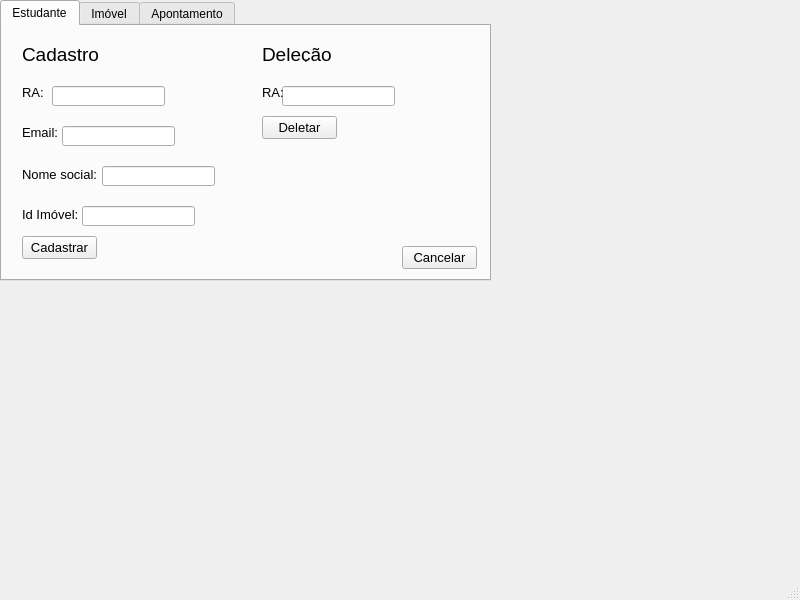
<?xml version="1.0" encoding="UTF-8"?>
<ui version="4.0">
 <class>MainWindow</class>
 <widget class="QMainWindow" name="MainWindow">
  <property name="geometry">
   <rect>
    <x>0</x>
    <y>0</y>
    <width>800</width>
    <height>600</height>
   </rect>
  </property>
  <property name="windowTitle">
   <string>MainWindow</string>
  </property>
  <widget class="QWidget" name="centralwidget">
   <widget class="QTabWidget" name="tabWidget">
    <property name="geometry">
     <rect>
      <x>0</x>
      <y>0</y>
      <width>491</width>
      <height>281</height>
     </rect>
    </property>
    <property name="currentIndex">
     <number>0</number>
    </property>
    <widget class="QWidget" name="tab_estudante">
     <attribute name="title">
      <string>Estudante</string>
     </attribute>
     <widget class="QLineEdit" name="ra">
      <property name="geometry">
       <rect>
        <x>50</x>
        <y>60</y>
        <width>113</width>
        <height>20</height>
       </rect>
      </property>
     </widget>
     <widget class="QLabel" name="label">
      <property name="geometry">
       <rect>
        <x>20</x>
        <y>60</y>
        <width>47</width>
        <height>13</height>
       </rect>
      </property>
      <property name="font">
       <font>
        <pointsize>10</pointsize>
       </font>
      </property>
      <property name="text">
       <string>RA:</string>
      </property>
     </widget>
     <widget class="QLineEdit" name="email">
      <property name="geometry">
       <rect>
        <x>60</x>
        <y>100</y>
        <width>113</width>
        <height>20</height>
       </rect>
      </property>
     </widget>
     <widget class="QLabel" name="label_2">
      <property name="geometry">
       <rect>
        <x>20</x>
        <y>100</y>
        <width>47</width>
        <height>13</height>
       </rect>
      </property>
      <property name="font">
       <font>
        <pointsize>10</pointsize>
       </font>
      </property>
      <property name="text">
       <string>Email:</string>
      </property>
     </widget>
     <widget class="QLineEdit" name="nome_social">
      <property name="geometry">
       <rect>
        <x>100</x>
        <y>140</y>
        <width>113</width>
        <height>20</height>
       </rect>
      </property>
     </widget>
     <widget class="QLabel" name="label_3">
      <property name="geometry">
       <rect>
        <x>20</x>
        <y>140</y>
        <width>81</width>
        <height>16</height>
       </rect>
      </property>
      <property name="font">
       <font>
        <pointsize>10</pointsize>
       </font>
      </property>
      <property name="text">
       <string>Nome social:</string>
      </property>
     </widget>
     <widget class="QLineEdit" name="id_imovel_fk">
      <property name="geometry">
       <rect>
        <x>80</x>
        <y>180</y>
        <width>113</width>
        <height>20</height>
       </rect>
      </property>
     </widget>
     <widget class="QLabel" name="label_4">
      <property name="geometry">
       <rect>
        <x>20</x>
        <y>180</y>
        <width>71</width>
        <height>16</height>
       </rect>
      </property>
      <property name="font">
       <font>
        <pointsize>10</pointsize>
       </font>
      </property>
      <property name="text">
       <string>Id Imóvel:</string>
      </property>
     </widget>
     <widget class="QLabel" name="label_5">
      <property name="geometry">
       <rect>
        <x>20</x>
        <y>20</y>
        <width>81</width>
        <height>16</height>
       </rect>
      </property>
      <property name="font">
       <font>
        <pointsize>14</pointsize>
       </font>
      </property>
      <property name="text">
       <string>Cadastro</string>
      </property>
     </widget>
     <widget class="QLabel" name="label_6">
      <property name="geometry">
       <rect>
        <x>260</x>
        <y>20</y>
        <width>81</width>
        <height>16</height>
       </rect>
      </property>
      <property name="font">
       <font>
        <pointsize>14</pointsize>
       </font>
      </property>
      <property name="text">
       <string>Deleção</string>
      </property>
     </widget>
     <widget class="QLineEdit" name="ra_del">
      <property name="geometry">
       <rect>
        <x>280</x>
        <y>60</y>
        <width>113</width>
        <height>20</height>
       </rect>
      </property>
     </widget>
     <widget class="QLabel" name="label_7">
      <property name="geometry">
       <rect>
        <x>260</x>
        <y>60</y>
        <width>47</width>
        <height>13</height>
       </rect>
      </property>
      <property name="font">
       <font>
        <pointsize>10</pointsize>
       </font>
      </property>
      <property name="text">
       <string>RA:</string>
      </property>
     </widget>
     <widget class="QPushButton" name="cadastrar_estudante">
      <property name="geometry">
       <rect>
        <x>20</x>
        <y>210</y>
        <width>75</width>
        <height>23</height>
       </rect>
      </property>
      <property name="font">
       <font>
        <pointsize>10</pointsize>
       </font>
      </property>
      <property name="text">
       <string>Cadastrar</string>
      </property>
     </widget>
     <widget class="QPushButton" name="deletar_estudante">
      <property name="geometry">
       <rect>
        <x>260</x>
        <y>90</y>
        <width>75</width>
        <height>23</height>
       </rect>
      </property>
      <property name="font">
       <font>
        <pointsize>10</pointsize>
       </font>
      </property>
      <property name="text">
       <string>Deletar</string>
      </property>
     </widget>
     <widget class="QPushButton" name="cancelar_estudante">
      <property name="geometry">
       <rect>
        <x>400</x>
        <y>220</y>
        <width>75</width>
        <height>23</height>
       </rect>
      </property>
      <property name="font">
       <font>
        <pointsize>10</pointsize>
       </font>
      </property>
      <property name="text">
       <string>Cancelar</string>
      </property>
     </widget>
    </widget>
    <widget class="QWidget" name="tab_imovel">
     <attribute name="title">
      <string>Imóvel</string>
     </attribute>
     <widget class="QLabel" name="label_8">
      <property name="geometry">
       <rect>
        <x>20</x>
        <y>20</y>
        <width>81</width>
        <height>16</height>
       </rect>
      </property>
      <property name="font">
       <font>
        <pointsize>14</pointsize>
       </font>
      </property>
      <property name="text">
       <string>Cadastro</string>
      </property>
     </widget>
     <widget class="QLabel" name="label_9">
      <property name="geometry">
       <rect>
        <x>260</x>
        <y>20</y>
        <width>81</width>
        <height>16</height>
       </rect>
      </property>
      <property name="font">
       <font>
        <pointsize>14</pointsize>
       </font>
      </property>
      <property name="text">
       <string>Deleção</string>
      </property>
     </widget>
     <widget class="QPushButton" name="cancelar_imovel">
      <property name="geometry">
       <rect>
        <x>400</x>
        <y>220</y>
        <width>75</width>
        <height>23</height>
       </rect>
      </property>
      <property name="font">
       <font>
        <pointsize>10</pointsize>
       </font>
      </property>
      <property name="text">
       <string>Cancelar</string>
      </property>
     </widget>
     <widget class="QPushButton" name="cadastrar_imovel">
      <property name="geometry">
       <rect>
        <x>20</x>
        <y>130</y>
        <width>75</width>
        <height>23</height>
       </rect>
      </property>
      <property name="font">
       <font>
        <pointsize>10</pointsize>
       </font>
      </property>
      <property name="text">
       <string>Cadastrar</string>
      </property>
     </widget>
     <widget class="QLabel" name="label_10">
      <property name="geometry">
       <rect>
        <x>20</x>
        <y>100</y>
        <width>47</width>
        <height>13</height>
       </rect>
      </property>
      <property name="font">
       <font>
        <pointsize>10</pointsize>
       </font>
      </property>
      <property name="text">
       <string>Bloco:</string>
      </property>
     </widget>
     <widget class="QLineEdit" name="id_imovel">
      <property name="geometry">
       <rect>
        <x>80</x>
        <y>60</y>
        <width>113</width>
        <height>20</height>
       </rect>
      </property>
     </widget>
     <widget class="QLineEdit" name="bloco">
      <property name="geometry">
       <rect>
        <x>60</x>
        <y>100</y>
        <width>113</width>
        <height>20</height>
       </rect>
      </property>
     </widget>
     <widget class="QLabel" name="label_11">
      <property name="geometry">
       <rect>
        <x>20</x>
        <y>60</y>
        <width>61</width>
        <height>16</height>
       </rect>
      </property>
      <property name="font">
       <font>
        <pointsize>10</pointsize>
       </font>
      </property>
      <property name="text">
       <string>Id Imóvel:</string>
      </property>
     </widget>
     <widget class="QPushButton" name="deletar_imovel">
      <property name="geometry">
       <rect>
        <x>260</x>
        <y>90</y>
        <width>75</width>
        <height>23</height>
       </rect>
      </property>
      <property name="font">
       <font>
        <pointsize>10</pointsize>
       </font>
      </property>
      <property name="text">
       <string>Deletar</string>
      </property>
     </widget>
     <widget class="QLabel" name="label_12">
      <property name="geometry">
       <rect>
        <x>260</x>
        <y>60</y>
        <width>61</width>
        <height>16</height>
       </rect>
      </property>
      <property name="font">
       <font>
        <pointsize>10</pointsize>
       </font>
      </property>
      <property name="text">
       <string>Id Imóvel:</string>
      </property>
     </widget>
     <widget class="QLineEdit" name="id_imovel_del">
      <property name="geometry">
       <rect>
        <x>320</x>
        <y>60</y>
        <width>113</width>
        <height>20</height>
       </rect>
      </property>
     </widget>
    </widget>
    <widget class="QWidget" name="tab_apontamento">
     <attribute name="title">
      <string>Apontamento</string>
     </attribute>
     <widget class="QLabel" name="label_13">
      <property name="geometry">
       <rect>
        <x>20</x>
        <y>20</y>
        <width>81</width>
        <height>16</height>
       </rect>
      </property>
      <property name="font">
       <font>
        <pointsize>14</pointsize>
       </font>
      </property>
      <property name="text">
       <string>Cadastro</string>
      </property>
     </widget>
     <widget class="QLabel" name="label_14">
      <property name="geometry">
       <rect>
        <x>260</x>
        <y>20</y>
        <width>81</width>
        <height>16</height>
       </rect>
      </property>
      <property name="font">
       <font>
        <pointsize>14</pointsize>
       </font>
      </property>
      <property name="text">
       <string>Deleção</string>
      </property>
     </widget>
     <widget class="QLabel" name="label_15">
      <property name="geometry">
       <rect>
        <x>20</x>
        <y>60</y>
        <width>101</width>
        <height>16</height>
       </rect>
      </property>
      <property name="font">
       <font>
        <pointsize>10</pointsize>
       </font>
      </property>
      <property name="text">
       <string>Id Apontamento:</string>
      </property>
     </widget>
     <widget class="QLineEdit" name="id_apontamento">
      <property name="geometry">
       <rect>
        <x>120</x>
        <y>60</y>
        <width>113</width>
        <height>20</height>
       </rect>
      </property>
     </widget>
     <widget class="QLineEdit" name="ra_fk">
      <property name="geometry">
       <rect>
        <x>50</x>
        <y>100</y>
        <width>113</width>
        <height>20</height>
       </rect>
      </property>
     </widget>
     <widget class="QLabel" name="label_16">
      <property name="geometry">
       <rect>
        <x>20</x>
        <y>100</y>
        <width>47</width>
        <height>13</height>
       </rect>
      </property>
      <property name="font">
       <font>
        <pointsize>10</pointsize>
       </font>
      </property>
      <property name="text">
       <string>RA:</string>
      </property>
     </widget>
     <widget class="QLabel" name="label_17">
      <property name="geometry">
       <rect>
        <x>20</x>
        <y>140</y>
        <width>47</width>
        <height>13</height>
       </rect>
      </property>
      <property name="font">
       <font>
        <pointsize>10</pointsize>
       </font>
      </property>
      <property name="text">
       <string>Entrada:</string>
      </property>
     </widget>
     <widget class="QLineEdit" name="entrada">
      <property name="geometry">
       <rect>
        <x>70</x>
        <y>140</y>
        <width>113</width>
        <height>20</height>
       </rect>
      </property>
     </widget>
     <widget class="QPushButton" name="cadastrar_apont">
      <property name="geometry">
       <rect>
        <x>20</x>
        <y>170</y>
        <width>75</width>
        <height>23</height>
       </rect>
      </property>
      <property name="font">
       <font>
        <pointsize>10</pointsize>
       </font>
      </property>
      <property name="text">
       <string>Cadastrar</string>
      </property>
     </widget>
     <widget class="QLineEdit" name="id_apontamento_del">
      <property name="geometry">
       <rect>
        <x>360</x>
        <y>60</y>
        <width>113</width>
        <height>20</height>
       </rect>
      </property>
     </widget>
     <widget class="QLabel" name="label_18">
      <property name="geometry">
       <rect>
        <x>260</x>
        <y>60</y>
        <width>101</width>
        <height>16</height>
       </rect>
      </property>
      <property name="font">
       <font>
        <pointsize>10</pointsize>
       </font>
      </property>
      <property name="text">
       <string>Id Apontamento:</string>
      </property>
     </widget>
     <widget class="QPushButton" name="deletar_apont">
      <property name="geometry">
       <rect>
        <x>260</x>
        <y>90</y>
        <width>75</width>
        <height>23</height>
       </rect>
      </property>
      <property name="font">
       <font>
        <pointsize>10</pointsize>
       </font>
      </property>
      <property name="text">
       <string>Deletar</string>
      </property>
     </widget>
     <widget class="QPushButton" name="cancelar_apont">
      <property name="geometry">
       <rect>
        <x>400</x>
        <y>220</y>
        <width>75</width>
        <height>23</height>
       </rect>
      </property>
      <property name="font">
       <font>
        <pointsize>10</pointsize>
       </font>
      </property>
      <property name="text">
       <string>Cancelar</string>
      </property>
     </widget>
    </widget>
   </widget>
  </widget>
  <widget class="QStatusBar" name="statusbar"/>
 </widget>
 <resources/>
 <connections/>
</ui>
